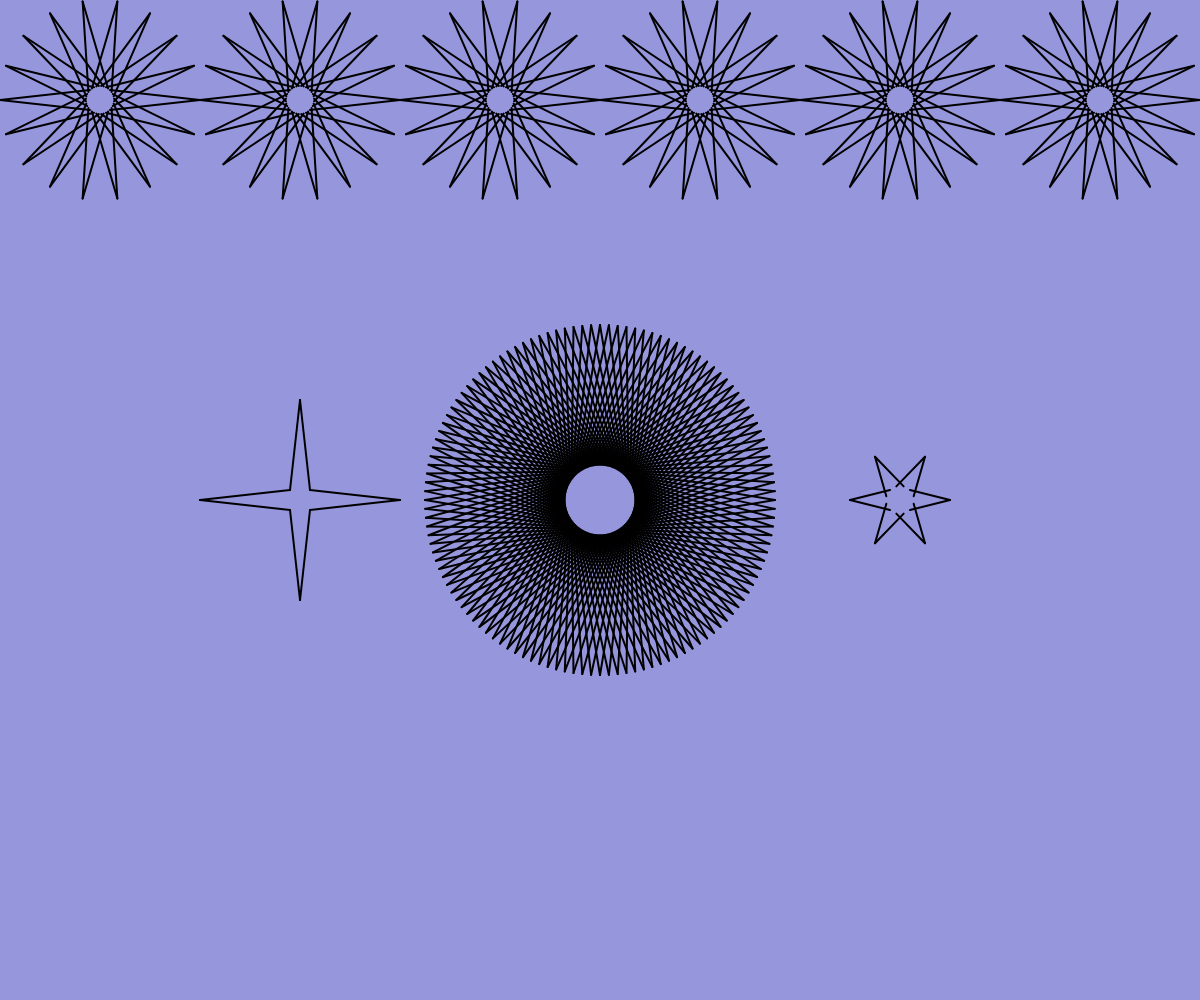
Frame 1 (no input)
Frame 60 (no input): identical to frame 1, image omitted
Frame 120 (the mouse pressed at the canvas centre since frame 60): identical to frame 1, image omitted

The p5.js sketch that drew this single still picture (run headless with seeded random() and noise() and a simulated clock; from frame 60 on, the mouse is pressed at the canvas centre):

// p5.js sketch
// ── sketch.js
function star(x, y, w, c, l) {
  let r = w / 2;
  push();
  translate(x, y);

  //l meaning loop
  for (let cnt = 0; cnt < l; cnt++){
    print(cnt);
  line(c, -c, r, 0);
  line(c, c, r, 0);
  rotate(360 / l);
  }

  pop();
}

function setup() {
  createCanvas(windowWidth, windowHeight);
  background(150, 150, 220);
  strokeWeight(2);
  angleMode(DEGREES)

  star(width / 4, height / 2, 200, 10, 4);
  star(width / 2, height / 2, 350, 25, 124);
  star(3 * width / 4, height / 2, 100, 10, 6);

  for(let x = 100; x < width; x +=200) {
    star (x, 100, 200, 10, 18);
  }
}

function draw() {}
